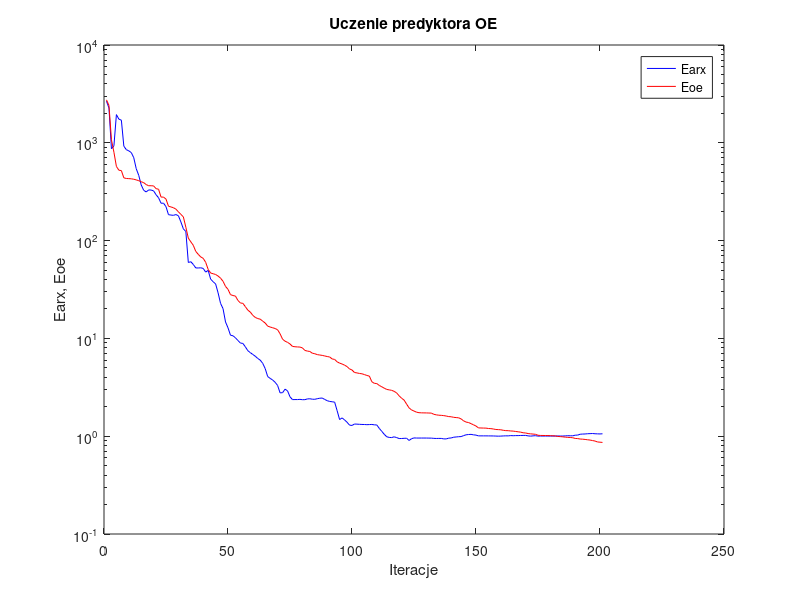
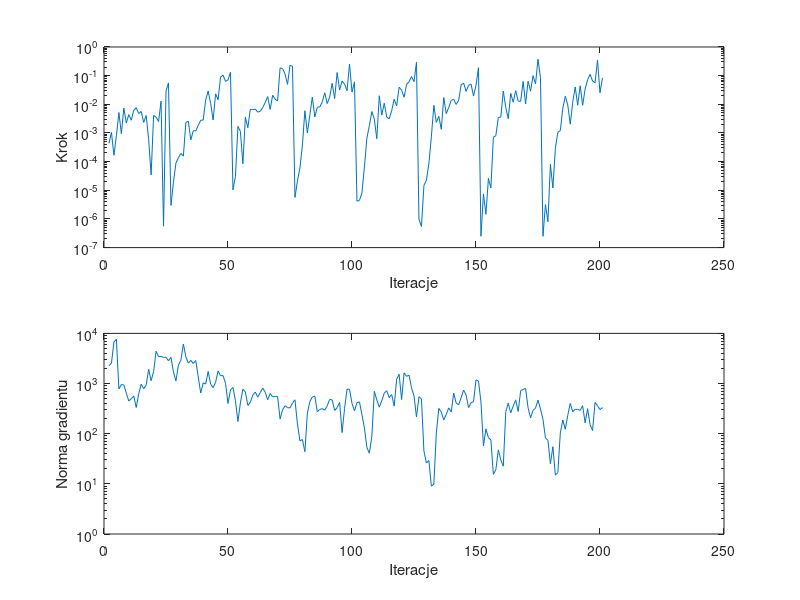

Reproduce these figures in MATLAB, in order.
%uczenie predyktora oe
clear all;
n=0; farx(n+1)=2.664741e+003; foe(n+1)=2.748577e+003; wspucz(n+1)=0.000000e+000; ng(n+1)=0.000000e+000;
%odnowa zmiennej metryki
n=1; farx(n+1)=2.268354e+003; foe(n+1)=2.412422e+003; krok(n+1)=4.325549e-004; ng(n+1)=2.264422e+003;
n=2; farx(n+1)=8.688008e+002; foe(n+1)=1.074108e+003; krok(n+1)=1.046070e-003; ng(n+1)=2.529209e+003;
n=3; farx(n+1)=9.318313e+002; foe(n+1)=8.008115e+002; krok(n+1)=1.654388e-004; ng(n+1)=6.745532e+003;
n=4; farx(n+1)=1.942675e+003; foe(n+1)=5.731334e+002; krok(n+1)=7.937301e-004; ng(n+1)=7.604003e+003;
n=5; farx(n+1)=1.744825e+003; foe(n+1)=5.243859e+002; krok(n+1)=5.167850e-003; ng(n+1)=7.823550e+002;
n=6; farx(n+1)=1.704451e+003; foe(n+1)=5.197436e+002; krok(n+1)=9.413494e-004; ng(n+1)=9.570753e+002;
n=7; farx(n+1)=9.230125e+002; foe(n+1)=4.380848e+002; krok(n+1)=7.418259e-003; ng(n+1)=9.384369e+002;
n=8; farx(n+1)=8.511103e+002; foe(n+1)=4.318185e+002; krok(n+1)=2.218843e-003; ng(n+1)=6.402791e+002;
n=9; farx(n+1)=8.271143e+002; foe(n+1)=4.301575e+002; krok(n+1)=4.372259e-003; ng(n+1)=4.482198e+002;
n=10; farx(n+1)=7.946965e+002; foe(n+1)=4.284544e+002; krok(n+1)=2.778799e-003; ng(n+1)=5.021155e+002;
n=11; farx(n+1)=7.036742e+002; foe(n+1)=4.239846e+002; krok(n+1)=6.256921e-003; ng(n+1)=5.638045e+002;
n=12; farx(n+1)=5.431394e+002; foe(n+1)=4.176936e+002; krok(n+1)=7.613202e-003; ng(n+1)=3.329567e+002;
n=13; farx(n+1)=4.652806e+002; foe(n+1)=4.099571e+002; krok(n+1)=4.727372e-003; ng(n+1)=6.259919e+002;
n=14; farx(n+1)=3.712171e+002; foe(n+1)=4.001280e+002; krok(n+1)=5.637357e-003; ng(n+1)=9.686589e+002;
n=15; farx(n+1)=3.270519e+002; foe(n+1)=3.913248e+002; krok(n+1)=2.332157e-003; ng(n+1)=7.900325e+002;
n=16; farx(n+1)=3.144818e+002; foe(n+1)=3.743226e+002; krok(n+1)=4.063860e-003; ng(n+1)=9.280234e+002;
n=17; farx(n+1)=3.295425e+002; foe(n+1)=3.640143e+002; krok(n+1)=6.037139e-004; ng(n+1)=1.926941e+003;
n=18; farx(n+1)=3.289908e+002; foe(n+1)=3.639691e+002; krok(n+1)=3.437390e-005; ng(n+1)=1.136678e+003;
n=19; farx(n+1)=3.224556e+002; foe(n+1)=3.625355e+002; krok(n+1)=4.101231e-003; ng(n+1)=1.730986e+003;
n=20; farx(n+1)=2.944173e+002; foe(n+1)=3.398452e+002; krok(n+1)=3.550402e-003; ng(n+1)=4.405534e+003;
n=21; farx(n+1)=2.742401e+002; foe(n+1)=3.350719e+002; krok(n+1)=2.501815e-003; ng(n+1)=3.441768e+003;
n=22; farx(n+1)=2.410064e+002; foe(n+1)=2.785884e+002; krok(n+1)=1.283164e-002; ng(n+1)=3.473234e+003;
n=23; farx(n+1)=2.413590e+002; foe(n+1)=2.785339e+002; krok(n+1)=5.586379e-007; ng(n+1)=3.324969e+003;
n=24; farx(n+1)=2.222775e+002; foe(n+1)=2.656793e+002; krok(n+1)=2.854877e-002; ng(n+1)=3.329693e+003;
n=25; farx(n+1)=1.841333e+002; foe(n+1)=2.245785e+002; krok(n+1)=5.590449e-002; ng(n+1)=2.851046e+003;
%odnowa zmiennej metryki
n=26; farx(n+1)=1.824438e+002; foe(n+1)=2.208995e+002; krok(n+1)=2.964747e-006; ng(n+1)=3.337801e+003;
n=27; farx(n+1)=1.813227e+002; foe(n+1)=2.168414e+002; krok(n+1)=1.912864e-005; ng(n+1)=1.706864e+003;
n=28; farx(n+1)=1.846591e+002; foe(n+1)=2.096114e+002; krok(n+1)=8.923578e-005; ng(n+1)=1.125351e+003;
n=29; farx(n+1)=1.794866e+002; foe(n+1)=1.970116e+002; krok(n+1)=1.366331e-004; ng(n+1)=2.335524e+003;
n=30; farx(n+1)=1.552603e+002; foe(n+1)=1.855173e+002; krok(n+1)=1.915864e-004; ng(n+1)=2.909571e+003;
n=31; farx(n+1)=1.318882e+002; foe(n+1)=1.747534e+002; krok(n+1)=1.554679e-004; ng(n+1)=6.148550e+003;
n=32; farx(n+1)=1.237939e+002; foe(n+1)=1.370263e+002; krok(n+1)=2.320029e-003; ng(n+1)=3.430409e+003;
n=33; farx(n+1)=5.970880e+001; foe(n+1)=1.059872e+002; krok(n+1)=2.569527e-003; ng(n+1)=2.566615e+003;
n=34; farx(n+1)=6.085744e+001; foe(n+1)=9.721582e+001; krok(n+1)=5.723719e-004; ng(n+1)=2.893762e+003;
n=35; farx(n+1)=5.703849e+001; foe(n+1)=8.954254e+001; krok(n+1)=1.197019e-003; ng(n+1)=2.514362e+003;
n=36; farx(n+1)=5.256103e+001; foe(n+1)=7.756454e+001; krok(n+1)=1.189159e-003; ng(n+1)=2.877468e+003;
n=37; farx(n+1)=5.248808e+001; foe(n+1)=7.239663e+001; krok(n+1)=1.830478e-003; ng(n+1)=1.347886e+003;
n=38; farx(n+1)=5.272583e+001; foe(n+1)=6.806119e+001; krok(n+1)=2.778799e-003; ng(n+1)=6.454596e+002;
n=39; farx(n+1)=5.195684e+001; foe(n+1)=6.590795e+001; krok(n+1)=2.823736e-003; ng(n+1)=1.029995e+003;
n=40; farx(n+1)=4.764881e+001; foe(n+1)=5.995654e+001; krok(n+1)=1.417782e-002; ng(n+1)=9.782145e+002;
n=41; farx(n+1)=4.962420e+001; foe(n+1)=5.077586e+001; krok(n+1)=2.925850e-002; ng(n+1)=1.747986e+003;
n=42; farx(n+1)=4.038788e+001; foe(n+1)=4.660982e+001; krok(n+1)=1.071441e-002; ng(n+1)=9.761380e+002;
n=43; farx(n+1)=3.798023e+001; foe(n+1)=4.585739e+001; krok(n+1)=2.823736e-003; ng(n+1)=8.301125e+002;
n=44; farx(n+1)=3.608192e+001; foe(n+1)=4.502916e+001; krok(n+1)=2.320653e-002; ng(n+1)=1.064585e+003;
n=45; farx(n+1)=2.924705e+001; foe(n+1)=4.342880e+001; krok(n+1)=1.438335e-002; ng(n+1)=1.778203e+003;
n=46; farx(n+1)=2.279570e+001; foe(n+1)=4.127551e+001; krok(n+1)=8.877087e-002; ng(n+1)=1.429367e+003;
n=47; farx(n+1)=2.014056e+001; foe(n+1)=3.835739e+001; krok(n+1)=1.041001e-001; ng(n+1)=1.443939e+003;
n=48; farx(n+1)=1.471758e+001; foe(n+1)=3.399225e+001; krok(n+1)=6.306675e-002; ng(n+1)=1.012134e+003;
n=49; farx(n+1)=1.283613e+001; foe(n+1)=3.174567e+001; krok(n+1)=7.104066e-002; ng(n+1)=3.999265e+002;
n=50; farx(n+1)=1.078131e+001; foe(n+1)=2.802667e+001; krok(n+1)=1.320338e-001; ng(n+1)=7.501694e+002;
%odnowa zmiennej metryki
n=51; farx(n+1)=1.063958e+001; foe(n+1)=2.743330e+001; krok(n+1)=1.033992e-005; ng(n+1)=8.341675e+002;
n=52; farx(n+1)=1.014588e+001; foe(n+1)=2.709959e+001; krok(n+1)=3.061523e-005; ng(n+1)=4.551713e+002;
n=53; farx(n+1)=9.518179e+000; foe(n+1)=2.444902e+001; krok(n+1)=1.700059e-003; ng(n+1)=1.751524e+002;
n=54; farx(n+1)=8.965542e+000; foe(n+1)=2.302259e+001; krok(n+1)=1.130654e-003; ng(n+1)=4.120538e+002;
n=55; farx(n+1)=8.881931e+000; foe(n+1)=2.282162e+001; krok(n+1)=8.438622e-005; ng(n+1)=7.706241e+002;
n=56; farx(n+1)=8.199544e+000; foe(n+1)=2.111135e+001; krok(n+1)=3.516052e-003; ng(n+1)=6.831458e+002;
n=57; farx(n+1)=7.484529e+000; foe(n+1)=1.944728e+001; krok(n+1)=1.529718e-003; ng(n+1)=3.675696e+002;
n=58; farx(n+1)=7.150450e+000; foe(n+1)=1.857706e+001; krok(n+1)=6.802533e-003; ng(n+1)=4.206143e+002;
n=59; farx(n+1)=6.849626e+000; foe(n+1)=1.721532e+001; krok(n+1)=6.496894e-003; ng(n+1)=5.887396e+002;
n=60; farx(n+1)=6.575710e+000; foe(n+1)=1.639155e+001; krok(n+1)=6.800237e-003; ng(n+1)=6.767042e+002;
n=61; farx(n+1)=6.234925e+000; foe(n+1)=1.594914e+001; krok(n+1)=5.320104e-003; ng(n+1)=5.358854e+002;
n=62; farx(n+1)=5.994649e+000; foe(n+1)=1.572765e+001; krok(n+1)=5.770731e-003; ng(n+1)=6.585600e+002;
n=63; farx(n+1)=5.557760e+000; foe(n+1)=1.499980e+001; krok(n+1)=7.626318e-003; ng(n+1)=8.171736e+002;
n=64; farx(n+1)=4.910497e+000; foe(n+1)=1.436692e+001; krok(n+1)=1.163808e-002; ng(n+1)=6.731149e+002;
n=65; farx(n+1)=4.072452e+000; foe(n+1)=1.334855e+001; krok(n+1)=1.861441e-002; ng(n+1)=4.761411e+002;
n=66; farx(n+1)=3.902074e+000; foe(n+1)=1.307743e+001; krok(n+1)=6.607631e-003; ng(n+1)=6.306470e+002;
n=67; farx(n+1)=3.754469e+000; foe(n+1)=1.284737e+001; krok(n+1)=2.067140e-002; ng(n+1)=5.462433e+002;
n=68; farx(n+1)=3.559029e+000; foe(n+1)=1.262583e+001; krok(n+1)=1.506159e-002; ng(n+1)=5.490020e+002;
n=69; farx(n+1)=3.301303e+000; foe(n+1)=1.225240e+001; krok(n+1)=1.308616e-002; ng(n+1)=5.503880e+002;
n=70; farx(n+1)=2.774953e+000; foe(n+1)=1.114555e+001; krok(n+1)=1.865388e-001; ng(n+1)=1.961145e+002;
n=71; farx(n+1)=2.785041e+000; foe(n+1)=9.817940e+000; krok(n+1)=1.752988e-001; ng(n+1)=2.989552e+002;
n=72; farx(n+1)=3.027054e+000; foe(n+1)=9.365309e+000; krok(n+1)=1.138873e-001; ng(n+1)=3.613910e+002;
n=73; farx(n+1)=2.911253e+000; foe(n+1)=9.113150e+000; krok(n+1)=4.953895e-002; ng(n+1)=3.313757e+002;
n=74; farx(n+1)=2.528816e+000; foe(n+1)=8.771314e+000; krok(n+1)=2.301315e-001; ng(n+1)=3.258714e+002;
n=75; farx(n+1)=2.366782e+000; foe(n+1)=8.283238e+000; krok(n+1)=2.114117e-001; ng(n+1)=4.098578e+002;
%odnowa zmiennej metryki
n=76; farx(n+1)=2.369885e+000; foe(n+1)=8.214984e+000; krok(n+1)=5.618744e-006; ng(n+1)=4.745363e+002;
n=77; farx(n+1)=2.369637e+000; foe(n+1)=8.179592e+000; krok(n+1)=2.114892e-005; ng(n+1)=1.566070e+002;
n=78; farx(n+1)=2.380437e+000; foe(n+1)=8.157122e+000; krok(n+1)=5.962617e-005; ng(n+1)=7.194724e+001;
n=79; farx(n+1)=2.362982e+000; foe(n+1)=8.002411e+000; krok(n+1)=3.783524e-004; ng(n+1)=7.648245e+001;
n=80; farx(n+1)=2.363363e+000; foe(n+1)=7.535333e+000; krok(n+1)=5.945944e-003; ng(n+1)=4.374845e+001;
n=81; farx(n+1)=2.405386e+000; foe(n+1)=7.420344e+000; krok(n+1)=9.977322e-004; ng(n+1)=2.561706e+002;
n=82; farx(n+1)=2.415207e+000; foe(n+1)=7.349271e+000; krok(n+1)=4.184278e-003; ng(n+1)=4.368949e+002;
n=83; farx(n+1)=2.389238e+000; foe(n+1)=7.056810e+000; krok(n+1)=1.803262e-002; ng(n+1)=5.398087e+002;
n=84; farx(n+1)=2.384549e+000; foe(n+1)=6.970822e+000; krok(n+1)=3.621201e-003; ng(n+1)=5.626262e+002;
n=85; farx(n+1)=2.418172e+000; foe(n+1)=6.826056e+000; krok(n+1)=7.876901e-003; ng(n+1)=2.741834e+002;
n=86; farx(n+1)=2.445213e+000; foe(n+1)=6.763946e+000; krok(n+1)=8.099144e-003; ng(n+1)=3.040146e+002;
n=87; farx(n+1)=2.456120e+000; foe(n+1)=6.702410e+000; krok(n+1)=1.193441e-002; ng(n+1)=3.164092e+002;
n=88; farx(n+1)=2.375686e+000; foe(n+1)=6.614589e+000; krok(n+1)=2.517497e-002; ng(n+1)=2.938432e+002;
n=89; farx(n+1)=2.308054e+000; foe(n+1)=6.526302e+000; krok(n+1)=1.058808e-002; ng(n+1)=3.598909e+002;
n=90; farx(n+1)=2.266159e+000; foe(n+1)=6.456378e+000; krok(n+1)=1.778267e-002; ng(n+1)=4.823403e+002;
n=91; farx(n+1)=2.250386e+000; foe(n+1)=6.165135e+000; krok(n+1)=5.442027e-002; ng(n+1)=4.719523e+002;
n=92; farx(n+1)=2.229422e+000; foe(n+1)=6.096381e+000; krok(n+1)=1.586441e-002; ng(n+1)=2.907375e+002;
n=93; farx(n+1)=1.824516e+000; foe(n+1)=5.763211e+000; krok(n+1)=1.283701e-001; ng(n+1)=3.304369e+002;
n=94; farx(n+1)=1.479308e+000; foe(n+1)=5.586619e+000; krok(n+1)=3.172714e-002; ng(n+1)=4.206870e+002;
n=95; farx(n+1)=1.538582e+000; foe(n+1)=5.474468e+000; krok(n+1)=6.473804e-002; ng(n+1)=1.053302e+002;
n=96; farx(n+1)=1.467808e+000; foe(n+1)=5.327714e+000; krok(n+1)=5.079872e-002; ng(n+1)=3.187989e+002;
n=97; farx(n+1)=1.389179e+000; foe(n+1)=5.150506e+000; krok(n+1)=2.992730e-002; ng(n+1)=7.761866e+002;
n=98; farx(n+1)=1.297955e+000; foe(n+1)=4.875537e+000; krok(n+1)=2.538171e-001; ng(n+1)=7.668830e+002;
n=99; farx(n+1)=1.288185e+000; foe(n+1)=4.754510e+000; krok(n+1)=2.693892e-002; ng(n+1)=4.016513e+002;
n=100; farx(n+1)=1.331923e+000; foe(n+1)=4.480144e+000; krok(n+1)=6.053393e-002; ng(n+1)=2.851235e+002;
%odnowa zmiennej metryki
n=101; farx(n+1)=1.328230e+000; foe(n+1)=4.437362e+000; krok(n+1)=4.158459e-006; ng(n+1)=4.154009e+002;
n=102; farx(n+1)=1.323058e+000; foe(n+1)=4.382630e+000; krok(n+1)=4.457231e-006; ng(n+1)=4.320953e+002;
n=103; farx(n+1)=1.318595e+000; foe(n+1)=4.347379e+000; krok(n+1)=8.044070e-006; ng(n+1)=2.401369e+002;
n=104; farx(n+1)=1.317137e+000; foe(n+1)=4.269154e+000; krok(n+1)=6.485137e-005; ng(n+1)=1.307984e+002;
n=105; farx(n+1)=1.311853e+000; foe(n+1)=4.178600e+000; krok(n+1)=6.586506e-004; ng(n+1)=5.284839e+001;
n=106; farx(n+1)=1.315368e+000; foe(n+1)=4.115866e+000; krok(n+1)=1.790661e-003; ng(n+1)=4.086228e+001;
n=107; farx(n+1)=1.319095e+000; foe(n+1)=3.602847e+000; krok(n+1)=5.608324e-003; ng(n+1)=8.913897e+001;
n=108; farx(n+1)=1.306936e+000; foe(n+1)=3.473892e+000; krok(n+1)=3.026819e-003; ng(n+1)=7.013246e+002;
n=109; farx(n+1)=1.303146e+000; foe(n+1)=3.451463e+000; krok(n+1)=6.284926e-004; ng(n+1)=4.708162e+002;
n=110; farx(n+1)=1.201794e+000; foe(n+1)=3.303890e+000; krok(n+1)=1.987879e-002; ng(n+1)=3.384446e+002;
n=111; farx(n+1)=1.121900e+000; foe(n+1)=3.202292e+000; krok(n+1)=4.221448e-003; ng(n+1)=4.526160e+002;
n=112; farx(n+1)=1.045939e+000; foe(n+1)=3.098231e+000; krok(n+1)=1.089156e-002; ng(n+1)=6.480478e+002;
n=113; farx(n+1)=9.870504e-001; foe(n+1)=3.008198e+000; krok(n+1)=3.572423e-003; ng(n+1)=7.173278e+002;
n=114; farx(n+1)=9.717101e-001; foe(n+1)=2.976300e+000; krok(n+1)=3.096185e-003; ng(n+1)=5.237300e+002;
n=115; farx(n+1)=9.685378e-001; foe(n+1)=2.944924e+000; krok(n+1)=5.997467e-003; ng(n+1)=6.060545e+002;
n=116; farx(n+1)=9.857176e-001; foe(n+1)=2.874745e+000; krok(n+1)=1.511435e-002; ng(n+1)=3.547004e+002;
n=117; farx(n+1)=9.683664e-001; foe(n+1)=2.771151e+000; krok(n+1)=8.839546e-003; ng(n+1)=1.221159e+003;
n=118; farx(n+1)=9.460889e-001; foe(n+1)=2.587306e+000; krok(n+1)=3.946598e-002; ng(n+1)=1.529704e+003;
n=119; farx(n+1)=9.473787e-001; foe(n+1)=2.444757e+000; krok(n+1)=3.118548e-002; ng(n+1)=4.805025e+002;
n=120; farx(n+1)=9.514108e-001; foe(n+1)=2.340635e+000; krok(n+1)=1.771116e-002; ng(n+1)=1.634919e+003;
n=121; farx(n+1)=9.538749e-001; foe(n+1)=2.132390e+000; krok(n+1)=4.904612e-002; ng(n+1)=1.390177e+003;
n=122; farx(n+1)=9.045440e-001; foe(n+1)=1.949063e+000; krok(n+1)=6.105720e-002; ng(n+1)=1.476983e+003;
n=123; farx(n+1)=9.425510e-001; foe(n+1)=1.856754e+000; krok(n+1)=9.327289e-002; ng(n+1)=8.215729e+002;
n=124; farx(n+1)=9.605570e-001; foe(n+1)=1.808044e+000; krok(n+1)=6.173004e-002; ng(n+1)=5.723683e+002;
n=125; farx(n+1)=9.576496e-001; foe(n+1)=1.761689e+000; krok(n+1)=2.905057e-001; ng(n+1)=2.156209e+002;
%odnowa zmiennej metryki
n=126; farx(n+1)=9.575258e-001; foe(n+1)=1.739365e+000; krok(n+1)=9.793865e-007; ng(n+1)=5.432881e+002;
n=127; farx(n+1)=9.575883e-001; foe(n+1)=1.733382e+000; krok(n+1)=5.461916e-007; ng(n+1)=4.940572e+002;
n=128; farx(n+1)=9.577244e-001; foe(n+1)=1.731372e+000; krok(n+1)=1.477879e-005; ng(n+1)=4.500167e+001;
n=129; farx(n+1)=9.574387e-001; foe(n+1)=1.730155e+000; krok(n+1)=2.219549e-005; ng(n+1)=2.606888e+001;
n=130; farx(n+1)=9.562456e-001; foe(n+1)=1.725744e+000; krok(n+1)=8.570899e-005; ng(n+1)=2.928482e+001;
n=131; farx(n+1)=9.557423e-001; foe(n+1)=1.722640e+000; krok(n+1)=7.315478e-004; ng(n+1)=9.004589e+000;
n=132; farx(n+1)=9.503921e-001; foe(n+1)=1.674535e+000; krok(n+1)=9.217526e-003; ng(n+1)=9.884207e+000;
n=133; farx(n+1)=9.481381e-001; foe(n+1)=1.653053e+000; krok(n+1)=2.337021e-003; ng(n+1)=1.033688e+002;
n=134; farx(n+1)=9.493812e-001; foe(n+1)=1.639011e+000; krok(n+1)=3.813159e-003; ng(n+1)=3.193119e+002;
n=135; farx(n+1)=9.491172e-001; foe(n+1)=1.634152e+000; krok(n+1)=1.336585e-003; ng(n+1)=2.706039e+002;
n=136; farx(n+1)=9.388720e-001; foe(n+1)=1.623484e+000; krok(n+1)=1.725161e-002; ng(n+1)=1.875281e+002;
n=137; farx(n+1)=9.384770e-001; foe(n+1)=1.607926e+000; krok(n+1)=4.712379e-003; ng(n+1)=2.429151e+002;
n=138; farx(n+1)=9.552187e-001; foe(n+1)=1.587150e+000; krok(n+1)=7.737158e-003; ng(n+1)=3.275861e+002;
n=139; farx(n+1)=9.594973e-001; foe(n+1)=1.580320e+000; krok(n+1)=1.363820e-002; ng(n+1)=2.697774e+002;
n=140; farx(n+1)=9.769189e-001; foe(n+1)=1.559787e+000; krok(n+1)=1.496365e-002; ng(n+1)=6.449044e+002;
n=141; farx(n+1)=9.819093e-001; foe(n+1)=1.550545e+000; krok(n+1)=9.899545e-003; ng(n+1)=4.106690e+002;
n=142; farx(n+1)=9.884979e-001; foe(n+1)=1.542382e+000; krok(n+1)=1.360507e-002; ng(n+1)=3.763130e+002;
n=143; farx(n+1)=9.909640e-001; foe(n+1)=1.502194e+000; krok(n+1)=4.756755e-002; ng(n+1)=5.207025e+002;
n=144; farx(n+1)=1.014148e+000; foe(n+1)=1.435561e+000; krok(n+1)=5.524306e-002; ng(n+1)=7.415423e+002;
n=145; farx(n+1)=1.033358e+000; foe(n+1)=1.394687e+000; krok(n+1)=2.835564e-002; ng(n+1)=5.931337e+002;
n=146; farx(n+1)=1.040570e+000; foe(n+1)=1.379575e+000; krok(n+1)=4.568872e-002; ng(n+1)=3.306580e+002;
n=147; farx(n+1)=1.044269e+000; foe(n+1)=1.343439e+000; krok(n+1)=5.101860e-002; ng(n+1)=4.170277e+002;
n=148; farx(n+1)=1.032539e+000; foe(n+1)=1.307344e+000; krok(n+1)=1.939776e-002; ng(n+1)=4.322607e+002;
n=149; farx(n+1)=1.026088e+000; foe(n+1)=1.270474e+000; krok(n+1)=4.614317e-002; ng(n+1)=1.180084e+003;
n=150; farx(n+1)=1.008035e+000; foe(n+1)=1.215946e+000; krok(n+1)=1.902702e-001; ng(n+1)=1.121730e+003;
%odnowa zmiennej metryki
n=151; farx(n+1)=1.008017e+000; foe(n+1)=1.213494e+000; krok(n+1)=2.490596e-007; ng(n+1)=4.279224e+002;
n=152; farx(n+1)=1.007849e+000; foe(n+1)=1.211044e+000; krok(n+1)=7.462740e-006; ng(n+1)=5.706447e+001;
n=153; farx(n+1)=1.007789e+000; foe(n+1)=1.209858e+000; krok(n+1)=1.454766e-006; ng(n+1)=1.248649e+002;
n=154; farx(n+1)=1.007162e+000; foe(n+1)=1.199153e+000; krok(n+1)=2.580710e-005; ng(n+1)=8.323356e+001;
n=155; farx(n+1)=1.006732e+000; foe(n+1)=1.194958e+000; krok(n+1)=1.209447e-005; ng(n+1)=7.543476e+001;
n=156; farx(n+1)=1.005744e+000; foe(n+1)=1.185082e+000; krok(n+1)=7.138862e-004; ng(n+1)=1.548273e+001;
n=157; farx(n+1)=1.003162e+000; foe(n+1)=1.171139e+000; krok(n+1)=8.058731e-004; ng(n+1)=1.913105e+001;
n=158; farx(n+1)=1.000841e+000; foe(n+1)=1.167646e+000; krok(n+1)=3.503934e-003; ng(n+1)=4.759921e+001;
n=159; farx(n+1)=1.002645e+000; foe(n+1)=1.163272e+000; krok(n+1)=3.559503e-003; ng(n+1)=3.002758e+001;
n=160; farx(n+1)=1.006263e+000; foe(n+1)=1.149230e+000; krok(n+1)=2.896961e-002; ng(n+1)=2.250299e+001;
n=161; farx(n+1)=1.008806e+000; foe(n+1)=1.140392e+000; krok(n+1)=7.815763e-003; ng(n+1)=2.751727e+002;
n=162; farx(n+1)=1.007825e+000; foe(n+1)=1.139016e+000; krok(n+1)=3.137471e-003; ng(n+1)=4.071770e+002;
n=163; farx(n+1)=1.014574e+000; foe(n+1)=1.131305e+000; krok(n+1)=2.419175e-002; ng(n+1)=2.608481e+002;
n=164; farx(n+1)=1.011521e+000; foe(n+1)=1.127500e+000; krok(n+1)=1.181377e-002; ng(n+1)=3.549949e+002;
n=165; farx(n+1)=1.014530e+000; foe(n+1)=1.117901e+000; krok(n+1)=3.001201e-002; ng(n+1)=4.732289e+002;
n=166; farx(n+1)=1.014381e+000; foe(n+1)=1.109142e+000; krok(n+1)=1.295158e-002; ng(n+1)=2.773714e+002;
n=167; farx(n+1)=1.017515e+000; foe(n+1)=1.100298e+000; krok(n+1)=1.269968e-002; ng(n+1)=7.174415e+002;
n=168; farx(n+1)=1.018596e+000; foe(n+1)=1.084297e+000; krok(n+1)=6.268030e-002; ng(n+1)=7.663386e+002;
n=169; farx(n+1)=1.019174e+000; foe(n+1)=1.078751e+000; krok(n+1)=1.039581e-002; ng(n+1)=8.000643e+002;
n=170; farx(n+1)=1.007679e+000; foe(n+1)=1.064318e+000; krok(n+1)=6.385486e-002; ng(n+1)=3.278461e+002;
n=171; farx(n+1)=1.001855e+000; foe(n+1)=1.057193e+000; krok(n+1)=2.865057e-002; ng(n+1)=2.075597e+002;
n=172; farx(n+1)=1.008031e+000; foe(n+1)=1.051589e+000; krok(n+1)=1.001107e-001; ng(n+1)=2.912889e+002;
n=173; farx(n+1)=1.012388e+000; foe(n+1)=1.045671e+000; krok(n+1)=5.131089e-002; ng(n+1)=3.252196e+002;
n=174; farx(n+1)=1.002109e+000; foe(n+1)=1.022495e+000; krok(n+1)=3.745525e-001; ng(n+1)=4.669023e+002;
n=175; farx(n+1)=1.003666e+000; foe(n+1)=1.017960e+000; krok(n+1)=8.512166e-002; ng(n+1)=3.103252e+002;
%odnowa zmiennej metryki
n=176; farx(n+1)=1.003668e+000; foe(n+1)=1.017439e+000; krok(n+1)=2.475309e-007; ng(n+1)=1.940443e+002;
n=177; farx(n+1)=1.003646e+000; foe(n+1)=1.016147e+000; krok(n+1)=3.166718e-006; ng(n+1)=8.266374e+001;
n=178; farx(n+1)=1.003641e+000; foe(n+1)=1.015927e+000; krok(n+1)=8.015171e-007; ng(n+1)=7.413719e+001;
n=179; farx(n+1)=1.003495e+000; foe(n+1)=1.012242e+000; krok(n+1)=8.083878e-005; ng(n+1)=2.510647e+001;
n=180; farx(n+1)=1.003474e+000; foe(n+1)=1.010003e+000; krok(n+1)=1.197415e-005; ng(n+1)=5.514195e+001;
n=181; farx(n+1)=1.003813e+000; foe(n+1)=1.006508e+000; krok(n+1)=2.908501e-004; ng(n+1)=1.495048e+001;
n=182; farx(n+1)=1.005393e+000; foe(n+1)=9.938303e-001; krok(n+1)=1.055362e-003; ng(n+1)=1.675900e+001;
n=183; farx(n+1)=1.004242e+000; foe(n+1)=9.902921e-001; krok(n+1)=1.207428e-003; ng(n+1)=1.034592e+002;
n=184; farx(n+1)=1.003909e+000; foe(n+1)=9.850627e-001; krok(n+1)=7.321912e-003; ng(n+1)=1.879665e+002;
n=185; farx(n+1)=1.008161e+000; foe(n+1)=9.778868e-001; krok(n+1)=1.912971e-002; ng(n+1)=1.223360e+002;
n=186; farx(n+1)=1.011895e+000; foe(n+1)=9.728364e-001; krok(n+1)=9.466059e-003; ng(n+1)=2.327829e+002;
n=187; farx(n+1)=1.009996e+000; foe(n+1)=9.701662e-001; krok(n+1)=2.023064e-003; ng(n+1)=4.025469e+002;
n=188; farx(n+1)=1.009361e+000; foe(n+1)=9.646342e-001; krok(n+1)=1.183106e-002; ng(n+1)=2.737333e+002;
n=189; farx(n+1)=1.024189e+000; foe(n+1)=9.487979e-001; krok(n+1)=4.030924e-002; ng(n+1)=3.068055e+002;
n=190; farx(n+1)=1.026691e+000; foe(n+1)=9.455561e-001; krok(n+1)=9.326355e-003; ng(n+1)=3.047215e+002;
n=191; farx(n+1)=1.047534e+000; foe(n+1)=9.353585e-001; krok(n+1)=4.438543e-002; ng(n+1)=2.920697e+002;
n=192; farx(n+1)=1.051957e+000; foe(n+1)=9.324507e-001; krok(n+1)=9.240905e-003; ng(n+1)=3.625185e+002;
n=193; farx(n+1)=1.053947e+000; foe(n+1)=9.265603e-001; krok(n+1)=3.468850e-002; ng(n+1)=1.641820e+002;
n=194; farx(n+1)=1.060117e+000; foe(n+1)=9.192039e-001; krok(n+1)=7.143431e-002; ng(n+1)=3.159206e+002;
n=195; farx(n+1)=1.062619e+000; foe(n+1)=9.134904e-001; krok(n+1)=1.111619e-001; ng(n+1)=1.518528e+002;
n=196; farx(n+1)=1.065454e+000; foe(n+1)=9.022948e-001; krok(n+1)=6.458581e-002; ng(n+1)=1.155596e+002;
n=197; farx(n+1)=1.059472e+000; foe(n+1)=8.923711e-001; krok(n+1)=5.671128e-002; ng(n+1)=4.190704e+002;
n=198; farx(n+1)=1.057046e+000; foe(n+1)=8.733090e-001; krok(n+1)=3.435737e-001; ng(n+1)=3.621734e+002;
n=199; farx(n+1)=1.054630e+000; foe(n+1)=8.687220e-001; krok(n+1)=2.517497e-002; ng(n+1)=3.021115e+002;
n=200; farx(n+1)=1.058802e+000; foe(n+1)=8.637655e-001; krok(n+1)=8.452076e-002; ng(n+1)=3.325729e+002;

figure; semilogy(farx,'b'); hold on; semilogy(foe,'r'); xlabel('Iteracje'); ylabel('Earx, Eoe'); legend('Earx','Eoe'); title('Uczenie predyktora OE');
figure; subplot(2,1,1); semilogy(krok); xlabel('Iteracje'); ylabel('Krok');
subplot(2,1,2); semilogy(ng); xlabel('Iteracje'); ylabel('Norma gradientu');
Earx=farx(n+1)
Eoe=foe(n+1)
